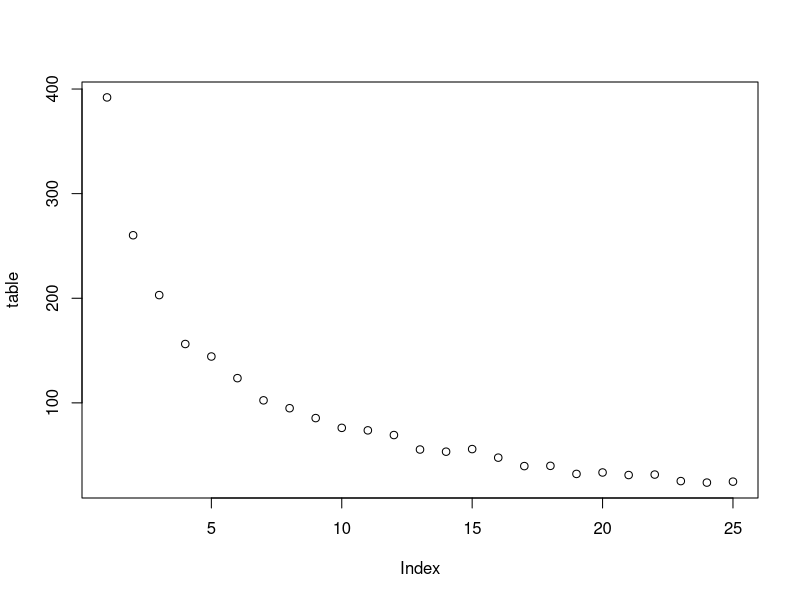
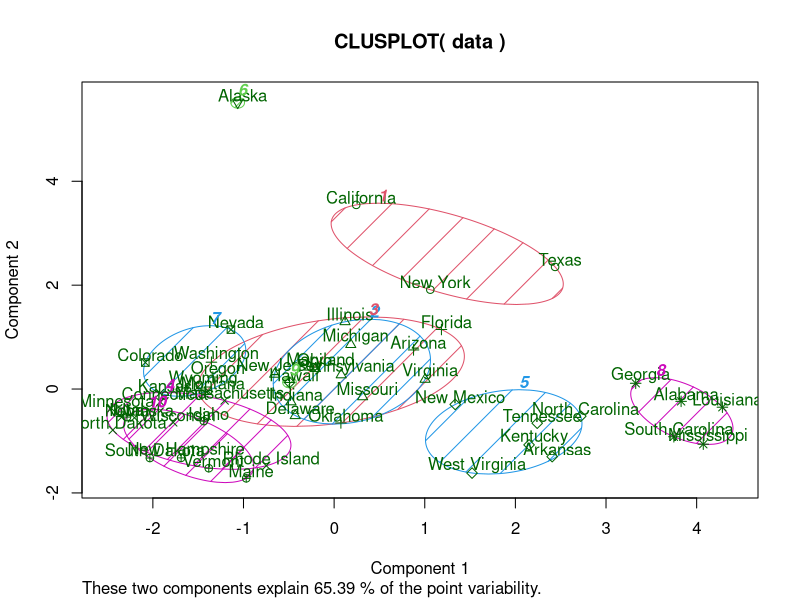

Recreate these plots in R, in order.
library(datasets)
data = state.x77

data = scale(data)

table = NULL;
for (i in 1:25) {
  clusters = kmeans(data, i)
  table[i] = clusters$tot.withinss
}
plot(table)

clusters = kmeans(data, 10)
summary(clusters)
clusters$centers
#clusters$cluster
#clusters$withinss
clusters$tot.withinss

library(cluster)
clusplot(data, clusters$cluster, color=TRUE, shade=TRUE, labels=2, lines=0)
